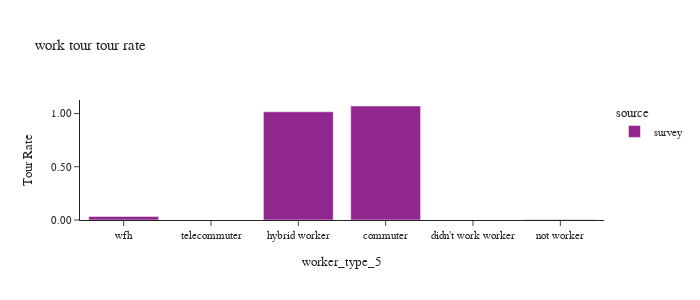

Notebook cell for this chart:
### Code cell
df_plot = calc_rates(survey_person_day,'wktours')

plot_tour_rate(df_plot, 'wktours', "work tour tour rate")

### Figure 1 — Plotly figure (JSON) as saved in the notebook; plotly's stock layout.template omitted (floating-point values rounded to 4 significant figures)
{"data": [{"alignmentgroup": "True", "customdata": [[791800.0, 739800.0], [0, 293700.0], [192500.0, 189500.0], [7321.0, 1568000.0], [0, 158900.0], [7105.0, 212700.0]], "hovertemplate": "source=survey<br>worker_type_5=%{x}<br>wktours_rate=%{y}<br>wktours_wt=%{customdata[0]}<br>pdexpfac_sum=%{customdata[1]}<extra></extra>", "legendgroup": "survey", "marker": {"color": "#91268F", "pattern": {"shape": ""}}, "name": "survey", "offsetgroup": "survey", "orientation": "v", "showlegend": true, "textposition": "auto", "type": "bar", "x": ["commuter", "didn't work worker", "hybrid worker", "not worker", "telecommuter", "wfh"], "xaxis": "x", "y": [1.07, 0, 1.016, 0.00467, 0, 0.0334], "yaxis": "y"}], "layout": {"barmode": "group", "font": {"size": 11}, "height": 300, "legend": {"title": {"text": "source"}, "tracegroupgap": 0}, "title": {"text": "work tour tour rate"}, "width": 700, "xaxis": {"anchor": "y", "categoryarray": ["wfh", "telecommuter", "hybrid worker", "commuter", "didn't work worker"], "categoryorder": "array", "domain": [0, 1], "title": {"text": "worker_type_5"}}, "yaxis": {"anchor": "x", "domain": [0, 1], "tickformat": ".2f", "title": {"text": "Tour Rate"}}}}
